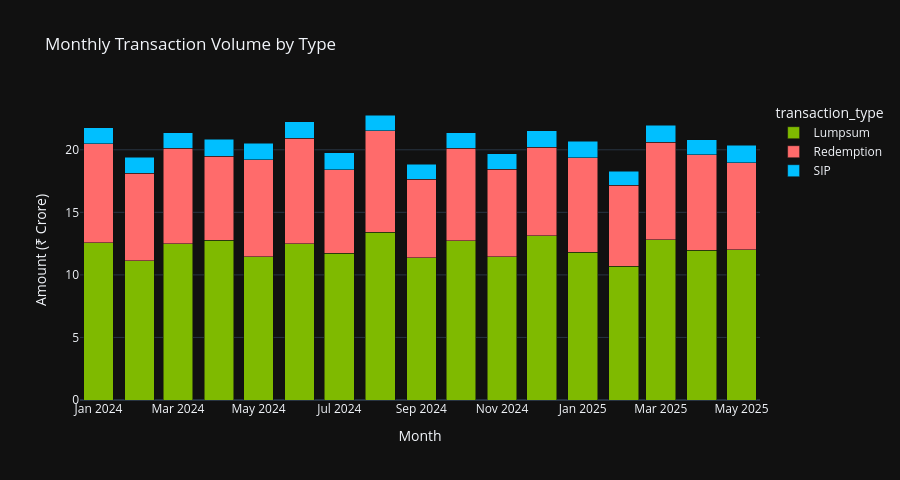

Notebook code for this chart:
### Markdown cell above
### 11c. Monthly Transaction Volume (Stacked Bar)

### Code cell
txn["month_ts"] = txn["transaction_date"].dt.to_period("M").dt.to_timestamp()
txn_m = txn.groupby(["month_ts","transaction_type"])["amount_inr"].sum().reset_index()
txn_m["amount_cr"] = txn_m["amount_inr"] / 1e7
fig = px.bar(txn_m, x="month_ts", y="amount_cr", color="transaction_type",
             barmode="stack",
             labels={"amount_cr": "Amount (₹ Crore)", "month_ts": "Month"},
             title="Monthly Transaction Volume by Type",
             template=PLOTLY_TEMPLATE, height=480,
             color_discrete_map={"SIP":"#00BFFF","Lumpsum":"#7FBA00","Redemption":"#FF6B6B"})
fig.show()

### Figure 1 — Plotly figure (JSON) as saved in the notebook; plotly's stock layout.template omitted (floating-point values rounded to 4 significant figures)
{"data": [{"alignmentgroup": "True", "hovertemplate": "transaction_type=Lumpsum<br>Month=%{x}<br>Amount (₹ Crore)=%{y}<extra></extra>", "legendgroup": "Lumpsum", "marker": {"color": "#7FBA00", "pattern": {"shape": ""}}, "name": "Lumpsum", "offsetgroup": "Lumpsum", "orientation": "v", "showlegend": true, "textposition": "auto", "type": "bar", "x": ["2024-01-01T00:00:00", "2024-02-01T00:00:00", "2024-03-01T00:00:00", "2024-04-01T00:00:00", "2024-05-01T00:00:00", "2024-06-01T00:00:00", "2024-07-01T00:00:00", "2024-08-01T00:00:00", "2024-09-01T00:00:00", "2024-10-01T00:00:00", "2024-11-01T00:00:00", "2024-12-01T00:00:00", "2025-01-01T00:00:00", "2025-02-01T00:00:00", "2025-03-01T00:00:00", "2025-04-01T00:00:00", "2025-05-01T00:00:00"], "xaxis": "x", "y": [12.55, 11.14, 12.48, 12.75, 11.47, 12.5, 11.71, 13.4, 11.38, 12.72, 11.47, 13.13, 11.83, 10.67, 12.8, 11.96, 12.01], "yaxis": "y"}, {"alignmentgroup": "True", "hovertemplate": "transaction_type=Redemption<br>Month=%{x}<br>Amount (₹ Crore)=%{y}<extra></extra>", "legendgroup": "Redemption", "marker": {"color": "#FF6B6B", "pattern": {"shape": ""}}, "name": "Redemption", "offsetgroup": "Redemption", "orientation": "v", "showlegend": true, "textposition": "auto", "type": "bar", "x": ["2024-01-01T00:00:00", "2024-02-01T00:00:00", "2024-03-01T00:00:00", "2024-04-01T00:00:00", "2024-05-01T00:00:00", "2024-06-01T00:00:00", "2024-07-01T00:00:00", "2024-08-01T00:00:00", "2024-09-01T00:00:00", "2024-10-01T00:00:00", "2024-11-01T00:00:00", "2024-12-01T00:00:00", "2025-01-01T00:00:00", "2025-02-01T00:00:00", "2025-03-01T00:00:00", "2025-04-01T00:00:00", "2025-05-01T00:00:00"], "xaxis": "x", "y": [7.95, 6.987, 7.655, 6.745, 7.724, 8.415, 6.708, 8.124, 6.25, 7.394, 6.995, 7.082, 7.527, 6.482, 7.818, 7.635, 6.961], "yaxis": "y"}, {"alignmentgroup": "True", "hovertemplate": "transaction_type=SIP<br>Month=%{x}<br>Amount (₹ Crore)=%{y}<extra></extra>", "legendgroup": "SIP", "marker": {"color": "#00BFFF", "pattern": {"shape": ""}}, "name": "SIP", "offsetgroup": "SIP", "orientation": "v", "showlegend": true, "textposition": "auto", "type": "bar", "x": ["2024-01-01T00:00:00", "2024-02-01T00:00:00", "2024-03-01T00:00:00", "2024-04-01T00:00:00", "2024-05-01T00:00:00", "2024-06-01T00:00:00", "2024-07-01T00:00:00", "2024-08-01T00:00:00", "2024-09-01T00:00:00", "2024-10-01T00:00:00", "2024-11-01T00:00:00", "2024-12-01T00:00:00", "2025-01-01T00:00:00", "2025-02-01T00:00:00", "2025-03-01T00:00:00", "2025-04-01T00:00:00", "2025-05-01T00:00:00"], "xaxis": "x", "y": [1.264, 1.261, 1.209, 1.351, 1.322, 1.313, 1.351, 1.252, 1.229, 1.247, 1.232, 1.292, 1.308, 1.136, 1.345, 1.213, 1.397], "yaxis": "y"}], "layout": {"barmode": "stack", "height": 480, "legend": {"title": {"text": "transaction_type"}, "tracegroupgap": 0}, "title": {"text": "Monthly Transaction Volume by Type"}, "xaxis": {"anchor": "y", "domain": [0, 1], "title": {"text": "Month"}}, "yaxis": {"anchor": "x", "domain": [0, 1], "title": {"text": "Amount (₹ Crore)"}}}}
